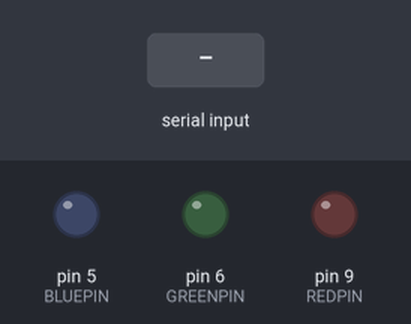
Bench run of a sketch on a simulated Arduino Uno, built with avr-gcc and run on an emulated ATmega328P. Shown: output pins drawn as LEDs (lit = HIGH). Inputs (shaded band) come from the test bench.

Above: at 1.2 s.
1.3 s: "r" received over Serial
At 1.6 s:
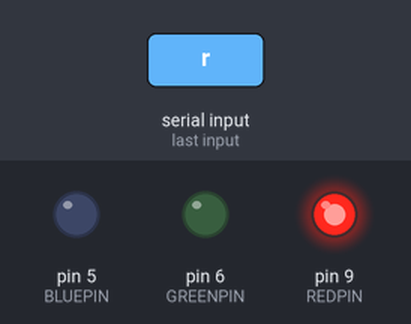
2.8 s: "g" received over Serial
At 4.0 s:
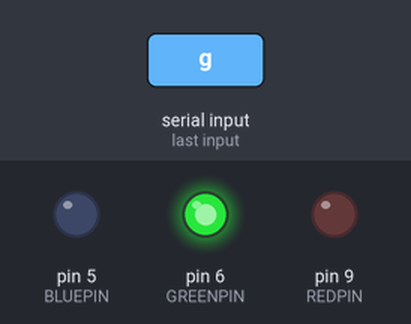
4.3 s: "b" received over Serial
At 5.1 s:
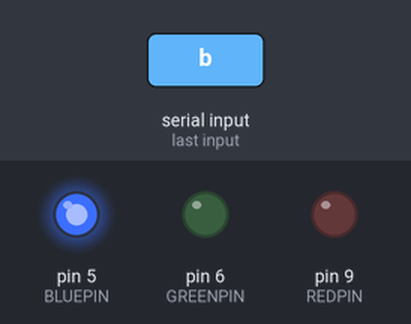
5.8 s: "y" received over Serial
At 6.2 s:
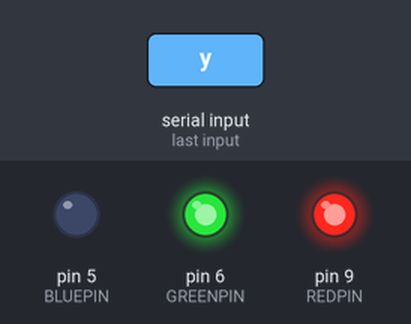
Timing chart, 0 to 8.3 s (numbered marks = the images above; inputs shaded):
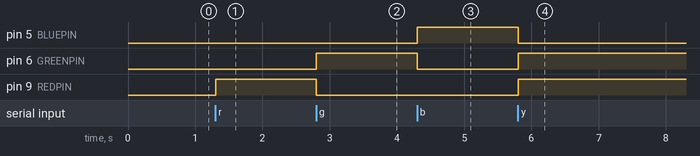

Measured:
- after the input at 1.3 s, pin 9 (REDPIN): LOW → HIGH at once
- after the input at 2.8 s, pin 6 (GREENPIN): LOW → HIGH at once; pin 9 (REDPIN): HIGH → LOW at once
- after the input at 4.3 s, pin 5 (BLUEPIN): LOW → HIGH at once; pin 6 (GREENPIN): HIGH → LOW at once
- after the input at 5.8 s, pin 5 (BLUEPIN): HIGH → LOW at once; pin 6 (GREENPIN), pin 9 (REDPIN): LOW → HIGH at once

The sketch:

CSGO_GSI_Controller.ino
```cpp
void setup() {
  led_setup();
//  bomb_armed();
  Serial.begin(9600);
  Serial.setTimeout(1);
}

String incoming_serial = "";

void loop() {
//  while (!Serial.available());
  incoming_serial = Serial.readString();

  if(incoming_serial.startsWith("r")){
    fill_strip(255,0,0);
  }
  else if(incoming_serial.startsWith("g")){
    fill_strip(0,255,0);
  }
  else if(incoming_serial.startsWith("b")){
    fill_strip(0,0,255);
  }
  else if(incoming_serial.startsWith("y")){
    fill_strip(255,255,0);
  }
}
```

Bomb.ino
```cpp
void bomb_setup() {
  // put your setup code here, to run once:

}

//void loop() {
//  // put your main code here, to run repeatedly:
//
//}
```

LEDControl.ino
```cpp
#define REDPIN 9
#define GREENPIN 6
#define BLUEPIN 5

int current_red, current_green, current_blue = 0;

void led_setup() {
  pinMode(REDPIN, OUTPUT);
  pinMode(GREENPIN, OUTPUT);
  pinMode(BLUEPIN, OUTPUT);
}

void fill_strip(int red, int green, int blue) {
  analogWrite(REDPIN, red);
  analogWrite(GREENPIN, green);
  analogWrite(BLUEPIN, blue);
}

void turn_off() {
  fill_strip(0,0,0);
}

void bomb_armed() {
  bomb_beep(millis(), 2000);
}

void bomb_beep(long startMillis, int onMillis) {
  while(millis() < startMillis + onMillis) {
    fill_strip(255,0,0);
  }
  turn_off();
}

//void loop() {
//}
```

Match.ino
```cpp
void match_setup() {
  // put your setup code here, to run once:

}

//void loop() {
//  // put your main code here, to run repeatedly:
//
//}
```

PlayerState.ino
```cpp
void player_state_setup() {
  // put your setup code here, to run once:

}

//void loop() {
//  // put your main code here, to run repeatedly:
//
//}
```

bomb_armed_state.ino
```cpp
//void armed_setup() {
//  // Initiate variables
//  armBegin = millis();
//  nextBeep = millis();
//}
```
